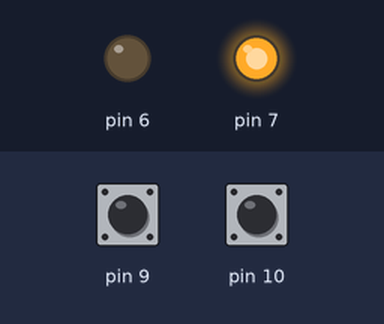
A sketch run on a simulated Arduino Uno, built with avr-gcc and run on an emulated ATmega328P. Shown: output pins drawn as LEDs (lit = HIGH). Dashed ring = blinking. The inputs (shaded band) are chosen by the test bench; at power-on: pin 10 HIGH, pin 9 HIGH. What the sketch prints to the serial monitor is not drawn.

Above: at 3.2 s.
3.3 s: pin 10 pulled LOW for 0.15 s
At 4.1 s:
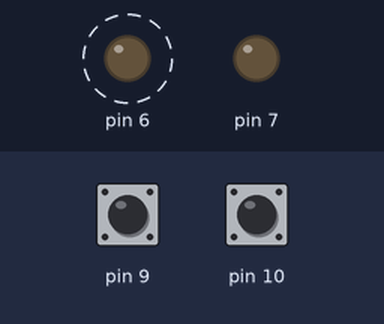
6.4 s: pin 10 pulled LOW for 1 s
At 7.9 s:
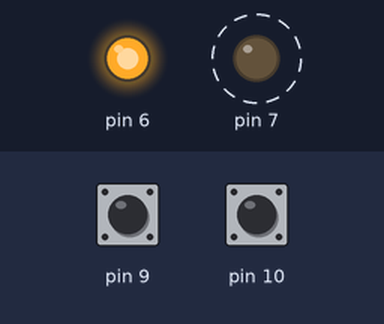
9.4 s: pin 10 pulled LOW for 3.2 s
Timing chart, 0 to 15.3 s (numbered marks = the images above; inputs shaded):
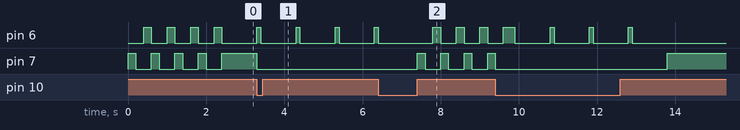

The sketch:

lab2b.ino
```cpp
//  State values live in an enum
enum states {STOP = 0, FORWARD, REVERSE, FAKE, SLOW}; // FORWARD = 1, REVERSE = 2, FAKE = 3, SLOW = 4

// this state variable saves our state between calls to loop()
int state = STOP;


void setup() {
  Serial.begin(115200);
  Serial.println("Setup complete");

  // intialize input and output pins
  pinMode(6, OUTPUT);
  pinMode(7, OUTPUT);
  pinMode(9, INPUT_PULLUP);
  pinMode(10, INPUT_PULLUP);

  // Intializes initial states
  state = STOP;
}

void loop() {
  // TODO read input pins to get status of toggle and limit

  switch (state) {
    case STOP: // case for STOP
      // Sets outputs for the motor to stop
      digitalWrite(6, LOW);
      digitalWrite(7, LOW);

      // If toggle is pressed, move finger forward
      if (digitalRead(10) == HIGH) {
        state = FAKE;
      }

      break;
    case FORWARD: // case for forward
      // Sets outputs for the motor to move forward
      digitalWrite(6, LOW);
      digitalWrite(7, HIGH);

      // If toggle is not pressed, reverse finger
      if (digitalRead(10) == LOW) {
        state = SLOW;
      }

      break;
    case REVERSE: // case for backward
      // Sets outputs for the motor to reverse
      digitalWrite(6, HIGH);
      digitalWrite(7, LOW);

      // If limit is pressed, stop
      if (digitalRead(9) == HIGH) {
        state = STOP;
      }

      // If toggle is pressed, move finger forward
      if (digitalRead(10) == HIGH) {
        state = FORWARD;
      }

      break;
     case FAKE: // case for fake
      // Finger moves up and down 3 times
      for (int i = 0; i <= 3; i++) {
        // Sets outputs for the motor to move forward
        digitalWrite(6, LOW);
        digitalWrite(7, HIGH);

        // Wait for 0.2 seconds
        delay(200);

        // Sets outputs for the motor to stop
        digitalWrite(6, LOW);
        digitalWrite(7, LOW);

        // Wait for 0.2 seconds
        delay(200);

        // Sets outputs for the motor to reverse
        digitalWrite(6, HIGH);
        digitalWrite(7, LOW);

        // Wait for 0.2 seconds
        delay(200);
      }

      state = FORWARD;

      break;
     case SLOW: // case for slow
     // Finger moves down slowly 3 times
      for (int i = 0; i <= 3; i++) {
        // Sets outputs for the motor to reverse
        digitalWrite(6, HIGH);
        digitalWrite(7, LOW);

        // Wait for 0.1 seconds
        delay(100);

        // Sets outputs for the motor to stop
        digitalWrite(6, LOW);
        digitalWrite(7, LOW);

        // Wait for 0.9 seconds
        delay(900);
      }

      state = REVERSE;

      break;

    default:
      Serial.println("Invalid state");
      break;
  }; // end switch
}
```

Measured:
- after the input at 3.3 s, pin 6: alternates HIGH for 0.10 s and LOW for 0.90 s, starting at once; pin 7: HIGH → LOW at once
- by itself, pin 6: alternates HIGH for 0.20 s and LOW for 0.40 s, 8 changes in all, then stays LOW
- by itself, pin 7: alternates HIGH for 0.20 s and LOW for 0.40 s, 9 changes in all, then stays HIGH
